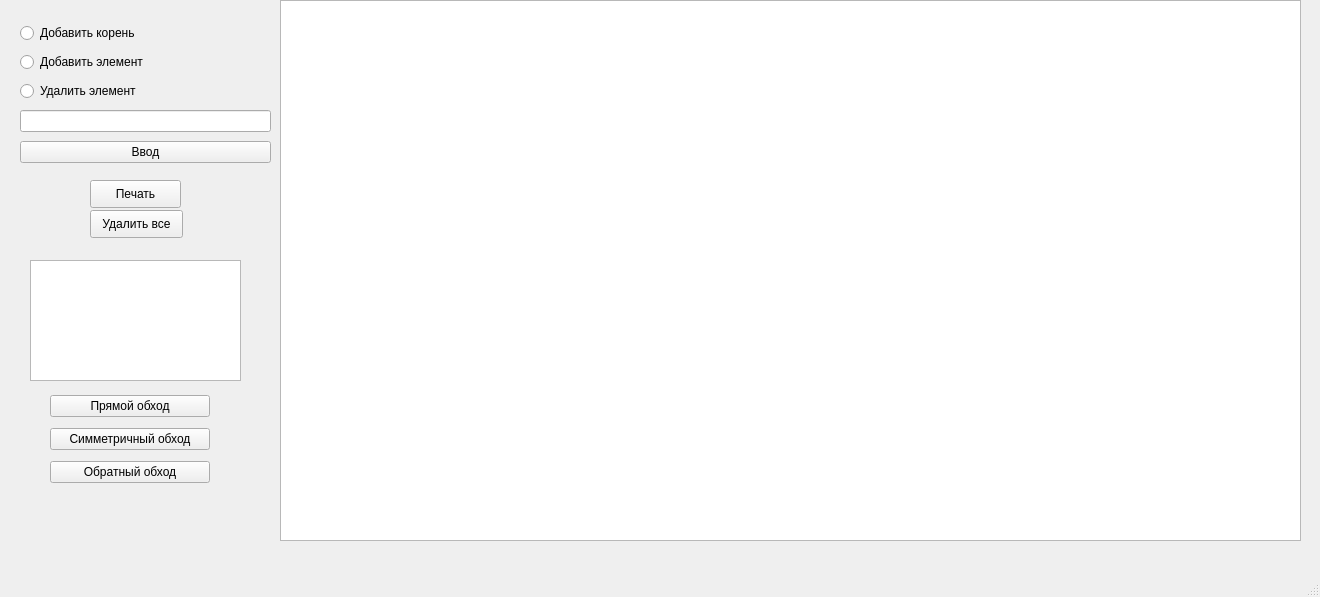
<?xml version="1.0" encoding="UTF-8"?>
<ui version="4.0">
 <class>MainWindow</class>
 <widget class="QMainWindow" name="MainWindow">
  <property name="geometry">
   <rect>
    <x>0</x>
    <y>0</y>
    <width>1320</width>
    <height>597</height>
   </rect>
  </property>
  <property name="windowTitle">
   <string>MainWindow</string>
  </property>
  <widget class="QWidget" name="centralwidget">
   <widget class="QWidget" name="gridLayoutWidget">
    <property name="geometry">
     <rect>
      <x>20</x>
      <y>20</y>
      <width>251</width>
      <height>151</height>
     </rect>
    </property>
    <layout class="QGridLayout" name="gridLayout">
     <item row="3" column="0">
      <widget class="QLineEdit" name="ROOT"/>
     </item>
     <item row="1" column="0">
      <widget class="QRadioButton" name="addRadio_2">
       <property name="text">
        <string>Добавить элемент</string>
       </property>
      </widget>
     </item>
     <item row="2" column="0">
      <widget class="QRadioButton" name="delRadio">
       <property name="text">
        <string>Удалить элемент</string>
       </property>
      </widget>
     </item>
     <item row="0" column="0">
      <widget class="QRadioButton" name="rootRadio">
       <property name="text">
        <string>Добавить корень</string>
       </property>
      </widget>
     </item>
     <item row="4" column="0">
      <widget class="QPushButton" name="create1">
       <property name="text">
        <string>Ввод</string>
       </property>
      </widget>
     </item>
    </layout>
   </widget>
   <widget class="QPushButton" name="print">
    <property name="geometry">
     <rect>
      <x>90</x>
      <y>180</y>
      <width>91</width>
      <height>28</height>
     </rect>
    </property>
    <property name="text">
     <string>Печать</string>
    </property>
   </widget>
   <widget class="QPushButton" name="pushButton_5">
    <property name="geometry">
     <rect>
      <x>90</x>
      <y>210</y>
      <width>93</width>
      <height>28</height>
     </rect>
    </property>
    <property name="text">
     <string>Удалить все</string>
    </property>
   </widget>
   <widget class="QWidget" name="verticalLayoutWidget">
    <property name="geometry">
     <rect>
      <x>50</x>
      <y>390</y>
      <width>160</width>
      <height>100</height>
     </rect>
    </property>
    <layout class="QVBoxLayout" name="verticalLayout_2">
     <item>
      <widget class="QPushButton" name="pushButton_6">
       <property name="text">
        <string>Прямой обход</string>
       </property>
      </widget>
     </item>
     <item>
      <widget class="QPushButton" name="pushButton_8">
       <property name="text">
        <string>Симметричный обход</string>
       </property>
      </widget>
     </item>
     <item>
      <widget class="QPushButton" name="pushButton_7">
       <property name="text">
        <string>Обратный обход</string>
       </property>
      </widget>
     </item>
    </layout>
   </widget>
   <widget class="QGraphicsView" name="Win">
    <property name="geometry">
     <rect>
      <x>280</x>
      <y>0</y>
      <width>1021</width>
      <height>541</height>
     </rect>
    </property>
    <property name="backgroundBrush">
     <brush brushstyle="NoBrush">
      <color alpha="255">
       <red>232</red>
       <green>215</green>
       <blue>240</blue>
      </color>
     </brush>
    </property>
   </widget>
   <widget class="QTextEdit" name="outputTextEdit">
    <property name="geometry">
     <rect>
      <x>30</x>
      <y>260</y>
      <width>211</width>
      <height>121</height>
     </rect>
    </property>
   </widget>
  </widget>
  <widget class="QStatusBar" name="statusbar"/>
 </widget>
 <resources/>
 <connections/>
</ui>
